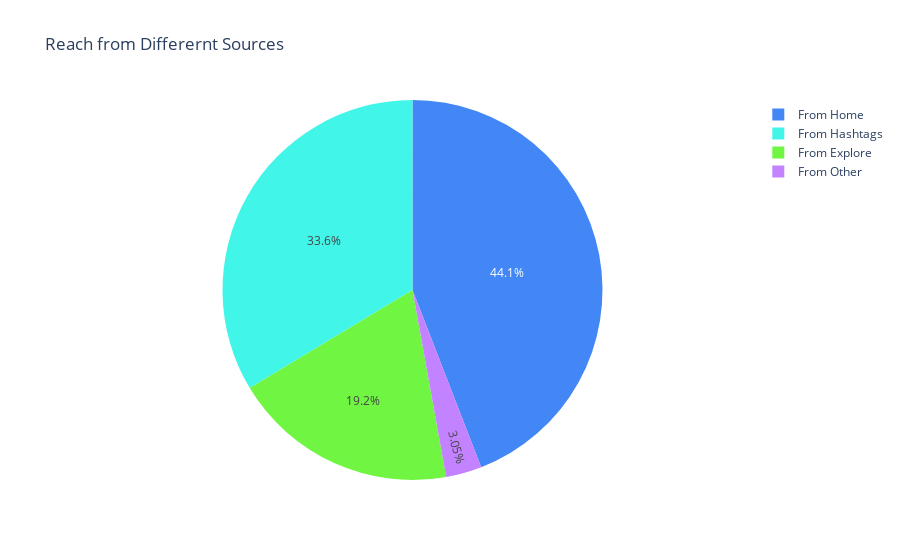

Notebook cell for this chart:
### Markdown cell above
let’s have a look at the distribution of reach from different sources:

### Code cell
r_sources=['From Home', 'From Hashtags', 'From Explore',
       'From Other']
r_count=[data[source].sum() for source in r_sources]

colors = ['#4287f5', '#42f5e9', '#6ff542', '#c382ff']

fig=px.pie(data_frame=data,names=r_sources,values=r_count,title="Reach from Differernt Sources",color_discrete_sequence=colors)
fig.show()

### Figure 1 — Plotly figure (JSON) as saved in the notebook; plotly's stock layout.template omitted (floating-point values rounded to 4 significant figures)
{"data": [{"domain": {"x": [0, 1], "y": [0, 1]}, "hovertemplate": "label=%{label}<br>value=%{value}<extra></extra>", "labels": ["From Home", "From Hashtags", "From Explore", "From Other"], "legendgroup": "", "name": "", "showlegend": true, "type": "pie", "values": [294619, 224614, 128294, 20360]}], "layout": {"legend": {"tracegroupgap": 0}, "piecolorway": ["#4287f5", "#42f5e9", "#6ff542", "#c382ff"], "title": {"text": "Reach from Differernt Sources"}}}
